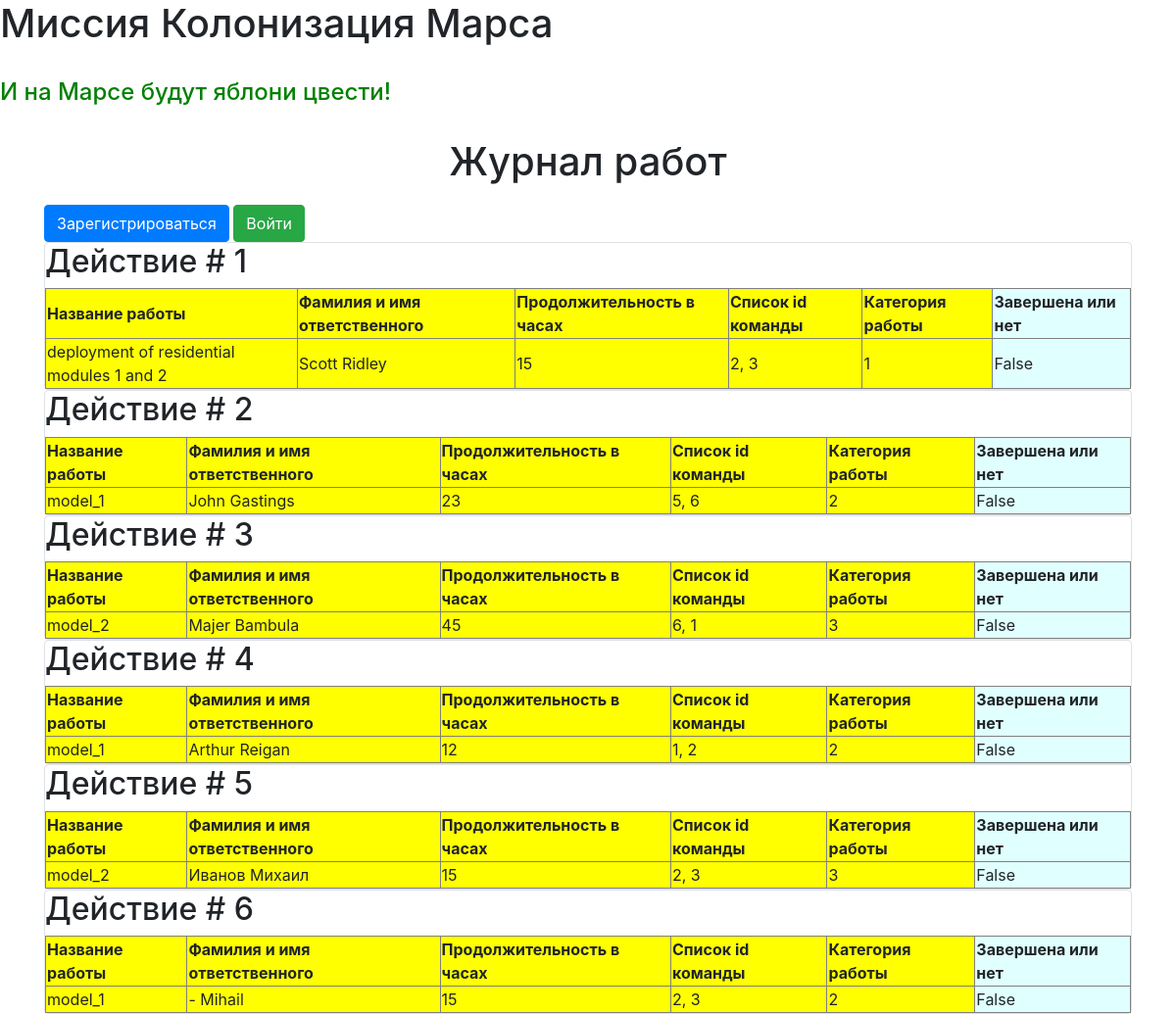
The page / on the database its author committed.
### data/jobs.py (models this page shows)
class Jobs(SqlAlchemyBase):
    __tablename__ = 'jobs'
    categories = orm.relation("Category",
                          secondary="association",
                          backref="jobs")
    id = sqlalchemy.Column(sqlalchemy.Integer,
                           primary_key=True, autoincrement=True)
    team_leader = sqlalchemy.Column(sqlalchemy.Integer,
                                    sqlalchemy.ForeignKey("users.id"))
    job = sqlalchemy.Column(sqlalchemy.String, nullable=True)
    work_size = sqlalchemy.Column(sqlalchemy.String, nullable=True)
    collaborators = sqlalchemy.Column(sqlalchemy.String, nullable=True)
    start_date = sqlalchemy.Column(sqlalchemy.DateTime,
                                     default=datetime.datetime.now)
    end_date = sqlalchemy.Column(sqlalchemy.DateTime,
                                     default=datetime.datetime.now)
    is_finished = sqlalchemy.Column(sqlalchemy.Boolean, default=True)
    user = orm.relation('User')

### data/users.py (models this page shows, shortened)
class User(SqlAlchemyBase, UserMixin):
    __tablename__ = 'users'
    id = sqlalchemy.Column(sqlalchemy.Integer,
                           primary_key=True, autoincrement=True)
    surname = sqlalchemy.Column(sqlalchemy.String, nullable=True)
    name = sqlalchemy.Column(sqlalchemy.String, nullable=True)
    age = sqlalchemy.Column(sqlalchemy.String, nullable=True)
    position = sqlalchemy.Column(sqlalchemy.String, nullable=True)
    speciality = sqlalchemy.Column(sqlalchemy.String, nullable=True)
    address = sqlalchemy.Column(sqlalchemy.String, nullable=True)
    email = sqlalchemy.Column(sqlalchemy.String,
                              index=True, unique=True, nullable=True)
    hashed_password = sqlalchemy.Column(sqlalchemy.String, nullable=True)
    modified_date  = sqlalchemy.Column(sqlalchemy.DateTime,
                                     default=datetime.datetime.now)
    jobs = orm.relation("Jobs", back_populates='user')
    dep = orm.relation("Department", back_populates='user')
    news2 = orm.relation("News", back_populates='user')

### data/category.py (models this page shows)
class Category(SqlAlchemyBase):
    print(SqlAlchemyBase)
    __tablename__ = 'category'
    id = sqlalchemy.Column(sqlalchemy.Integer, primary_key=True,
                           autoincrement=True)
    name = sqlalchemy.Column(sqlalchemy.String, nullable=True)

### main.py (the view)
    @app.route("/")
    def index():
        data = zip(db_sess.query(Jobs).all(), db_sess.query(User).all(), sp)
        return render_template("index.html", data=data)

### templates/index.html (shortened to what this page needs)
{% extends "base.html" %}
{% block content %}
<div class="text">
<h1>Журнал работ</h1>
</div>
{% if current_user.is_authenticated %}
            <a class="navbar-brand" href="/logout">{{ current_user.name }}</a>
        {% else %}
            <p>
                <a class="btn btn-primary " href="/register">Зарегистрироваться</a>
                <a class="btn btn-success" href="/login">Войти</a>
            </p>
{% endif %}
{% for item, item_user, cat in data %}
<div class="col-md6 border rounded">
    <h2>Действие # {{item.id}}</h2>
    <table>
      <colgroup>
        <col span="5" style="background:yellow">
        <col style="background-color:LightCyan">
      </colgroup>
      <tr>
        <th>Название работы</th>
        <th>Фамилия и имя ответственного</th>
         <th>Продолжительность в часах</th>
         <th>Список id команды</th>
         <th>Категория работы</th>
         <th>Завершена или нет</th>
      </tr>
      <tr>
        <td>{{ item.job }}</td>
        <td>{{ item_user.surname }} {{ item_user.name }}</td><td>{{ item.work_size }}</td><td>{{ item.collaborators }}</td><td>{{ cat.name }}</td><td>{{ item.is_finished }}</td>
      </tr>
    </table>
</div>
{% endfor %}
{% endblock %}

### templates/base.html (shortened to what this page needs)
<!DOCTYPE html>
<html lang="en">
<head>
    <link rel="stylesheet"
          href="https://stackpath.bootstrapcdn.com/bootstrap/4.4.1/css/bootstrap.min.css"
>
    <link rel="stylesheet" type="text/css" href="/static/css/style2_11.css" />
    </head>
    <body>
        <h1>Миссия Колонизация Марса</h1>
        <val>
         <h4>И на Марсе будут яблони цвести!</h4>
        </val>
        <main role="main" class="container">
            {% block content %}{% endblock %}
        </main>
    </body>
</html>

### static/css/style2_11.css (style rules this page uses)
val { margin: 20px; color: green; }
p { margin: 20px 0px 0px 0px; }
table { border: 1px solid white; }
th { border: 1px solid grey; }
td { border: 1px solid grey; }

### templates/index.html (style rules this page uses)
.text { text-align: center; }

### rows shown on the page
Jobs: id "1", job "deployment of residential modules 1 and 2", surname "Scott", name "Ridley", work_size "15", collaborators "2, 3", name "1", is_finished "False"
Jobs: id "2", job "model_1", surname "John", name "Gastings", work_size "23", collaborators "5, 6", name "2", is_finished "False"
Jobs: id "3", job "model_2", surname "Majer", name "Bambula", work_size "45", collaborators "6, 1", name "3", is_finished "False"
Jobs: id "4", job "model_1", surname "Arthur", name "Reigan", work_size "12", collaborators "1, 2", name "2", is_finished "False"
Jobs: id "5", job "model_2", surname "Иванов", name "Михаил", work_size "15", collaborators "2, 3", name "3", is_finished "False"
Jobs: id "6", job "model_1", surname "-", name "Mihail", work_size "15", collaborators "2, 3", name "2", is_finished "False"
